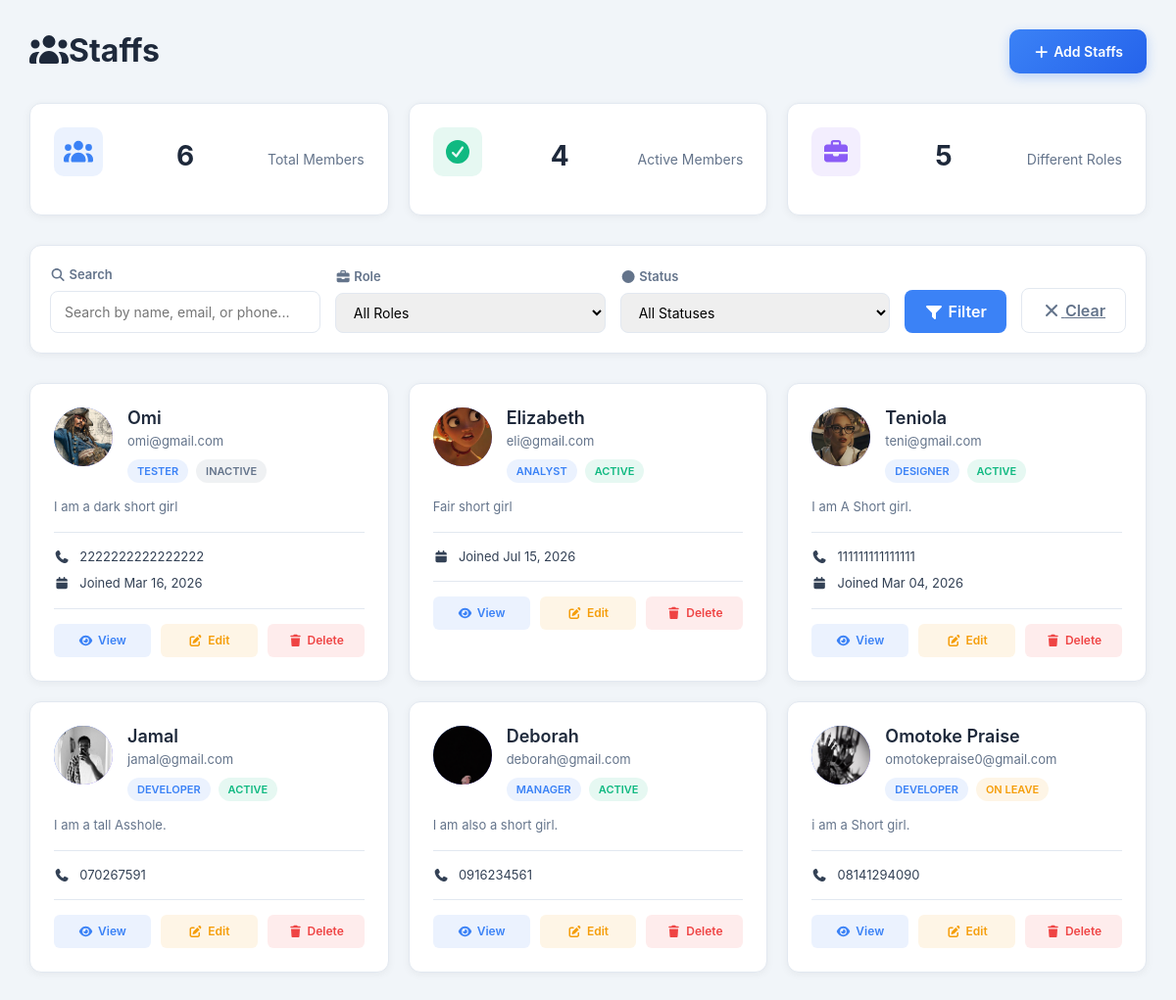
The page /members/ (signed in) on the database its author committed.
### Task/models.py (models this page shows, shortened)
class Member(models.Model):
    ROLE_CHOICES = [
        ('developer', 'Developer'),
        ('designer', 'Designer'),
        ('manager', 'Manager'),
        ('tester', 'Tester'),
        ('analyst', 'Analyst'),
        ('other', 'Other'),
    ]
    STATUS_CHOICES = [
        ('active', 'Active'),
        ('inactive', 'Inactive'),
        ('on_leave', 'On Leave'),
    ]
    user = models.ForeignKey(User, on_delete=models.CASCADE, related_name='team_members', null=True, blank=True)
    name = models.CharField(max_length=255)
    email = models.EmailField(unique=True)
    role = models.CharField(max_length=20, choices=ROLE_CHOICES, default='developer')
    status = models.CharField(max_length=20, choices=STATUS_CHOICES, default='active')
    phone = models.CharField(max_length=20, blank=True)
    avatar = models.ImageField(upload_to='member_avatars/', null=True, blank=True)
    bio = models.TextField(blank=True)
    joined_date = models.DateField(null=True, blank=True)
    projects = models.TextField(blank=True, help_text='Comma-separated project IDs')
    created_at = models.DateTimeField(auto_now_add=True)
    updated_at = models.DateTimeField(auto_now=True)
    class Meta:
        managed = True
        db_table = 'member'
        ordering = ['-created_at']

### Task/views.py (the view)
# urls.py: path('members/', views.members, name='members'),
@login_required
def members(request):
    from django.db.models import Q
    all_members = Member.objects.all()
    search_query = request.GET.get('search', '')
    filter_role = request.GET.get('role', 'all')
    filter_status = request.GET.get('status', 'all')
    if search_query:
        all_members = all_members.filter(
            Q(name__icontains=search_query) |
            Q(email__icontains=search_query) |
            Q(phone__icontains=search_query)
        )
    if filter_role != 'all':
        all_members = all_members.filter(role=filter_role)
    if filter_status != 'all':
        all_members = all_members.filter(status=filter_status)
    all_members = all_members.order_by('-created_at')
    total_members = Member.objects.count()
    active_count = Member.objects.filter(status='active').count()
    roles_count = Member.objects.values('role').distinct().count()
    paginator = Paginator(all_members, 10)
    page_number = request.GET.get('page')
    page_obj = paginator.get_page(page_number)
    context = {
        'members': page_obj,
        'page_obj': page_obj,
        'paginator': paginator,
        'total_members': total_members,
        'active_count': active_count,
        'roles_count': roles_count,
        'search_query': search_query,
        'filter_role': filter_role,
        'filter_status': filter_status,
        'role_choices': Member.ROLE_CHOICES,
        'status_choices': Member.STATUS_CHOICES,
    }
    return render(request, 'members.html', context)

### Task/templates/members.html (shortened to what this page needs)
{% extends "guest.html" %}
{% load static %}
{% load humanize %}
{% block content %}
<div class="members-container">
    <div class="members-header">
        <h1><i class="fa fa-users"></i>Staffs</h1>
        <button class="btn-add-member" data-bs-toggle="modal" data-bs-target="#addMemberModal">
            <i class="fa fa-plus"></i> Add Staffs
        </button>
    </div>
    <div class="stats-grid">
        <div class="stat-card">
            <div class="stat-card-icon total">
                <i class="fa fa-users"></i>
            </div>
            <h3>{{ total_members }}</h3>
            <p>Total Members</p>
        </div>
        <div class="stat-card">
            <div class="stat-card-icon active">
                <i class="fa fa-check-circle"></i>
            </div>
            <h3>{{ active_count }}</h3>
            <p>Active Members</p>
        </div>
        <div class="stat-card">
            <div class="stat-card-icon roles">
                <i class="fa fa-briefcase"></i>
            </div>
            <h3>{{ roles_count }}</h3>
            <p>Different Roles</p>
        </div>
    </div>
    <div class="filters-section">
        <form method="get" action="{% url 'members' %}">
            <div class="filters-row">
                <div class="filter-group">
                    <label><i class="fa fa-search"></i> Search</label>
                    <input type="text" name="search" value="{{ search_query }}" placeholder="Search by name, email, or phone...">
                </div>
                <div class="filter-group">
                    <label><i class="fa fa-briefcase"></i> Role</label>
                    <select name="role">
                        <option value="all">All Roles</option>
                    </select>
                </div>
                <div class="filter-group">
                    <label><i class="fa fa-circle"></i> Status</label>
                    <select name="status">
                        <option value="all">All Statuses</option>
                    </select>
                </div>
                <button type="submit" class="btn-filter">
                    <i class="fa fa-filter"></i> Filter
                </button>
                <a href="{% url 'members' %}" class="btn-clear">
                    <i class="fa fa-times"></i> Clear
                </a>
            </div>
        </form>
    </div>
    {% if members %}
    <div class="members-grid">
        {% for member in members %}
        <div class="member-card">
            <div class="member-card-header">
                <div class="member-avatar">
                    {% if member.avatar %}
                    <img src="{{ member.avatar.url }}" alt="{{ member.name }}">
                    {% else %}
                    {{ member.name|first|upper }}
                    {% endif %}
                </div>
                <div class="member-info">
                    <h3 class="member-name">{{ member.name }}</h3>
                    <p class="member-email">{{ member.email }}</p>
                    <div class="member-badges">
                        <span class="badge-role">{{ member.get_role_display }}</span>
                        <span class="badge-status {{ member.status }}">{{ member.get_status_display }}</span>
                    </div>
                </div>
            </div>
            {% if member.bio %}
            <p class="member-bio">{{ member.bio }}</p>
            {% endif %}
            <div class="member-details">
                {% if member.phone %}
                <div class="member-detail-row">
                    <i class="fa fa-phone"></i>
                    <span>{{ member.phone }}</span>
                </div>
                {% endif %}
                {% if member.joined_date %}
                <div class="member-detail-row">
                    <i class="fa fa-calendar"></i>
                    <span>Joined {{ member.joined_date|date:"M d, Y" }}</span>
                </div>
                {% endif %}
            </div>
            <div class="member-actions">
                <button class="btn-member-action btn-view" onclick="viewMember({{ member.id }})">
                    <i class="fa fa-eye"></i> View
                </button>
                <button class="btn-member-action btn-edit" onclick="editMember({{ member.id }})">
                    <i class="fa fa-edit"></i> Edit
                </button>
                <button class="btn-member-action btn-delete" onclick="deleteMember({{ member.id }}, '{{ member.name }}')">
                    <i class="fa fa-trash"></i> Delete
                </button>
            </div>
        </div>
        {% endfor %}
    </div>
    {% endif %}
</div>
{% endblock content %}

### Task/templates/guest.html (shortened to what this page needs)
{% load static %}
<!DOCTYPE html>
<html lang="en">
<head>
    <link href="https://cdn.jsdelivr.net/npm/bootstrap@5.3.8/dist/css/bootstrap.min.css" rel="stylesheet">
    <link rel="stylesheet" href="https://cdnjs.cloudflare.com/ajax/libs/font-awesome/7.0.1/css/all.min.css" />
    <link rel="stylesheet" href="{% static 'css/style.css' %}">
</head>
<body>
    {% block content %}{% endblock content %}
</body>
</html>

### Task/static/css/style.css (style rules this page uses)
:root { --primary-color: #1e293b; --accent-color: #3b82f6; --success-color: #10b981; --warning-color: #f59e0b; --danger-color: #ef4444; --light-bg: #f8fafc; --border-color: #e2e8f0; --text-dark: #334155; --text-light: #64748b; }
* { margin: 0; padding: 0; box-sizing: border-box; }
body { font-family: 'Inter', sans-serif; background-color: #f1f5f9; color: var(--text-dark); }
.stats-grid { display: grid; grid-template-columns: repeat(auto-fit, minmax(240px, 1fr)); gap: 20px; margin-bottom: 30px; }
.stat-card { background: white; border-radius: 15px; padding: 25px; box-shadow: 0 2px 5px rgba(0, 0, 0, 0.03); transition: transform 0.3s ease, box-shadow 0.3s ease; display: flex; align-items: center; justify-content: space-between; }

### rows shown on the page
Member: avatar (picture), name "Omi", email "omi@gmail.com", role "TESTER", status "INACTIVE", bio "I am a dark short girl", phone "2222222222222222", joined_date "Mar 16, 2026"
Member: avatar (picture), name "Elizabeth", email "eli@gmail.com", role "ANALYST", status "ACTIVE", bio "Fair short girl", joined_date "Jul 15, 2026"
Member: avatar (picture), name "Teniola", email "teni@gmail.com", role "DESIGNER", status "ACTIVE", bio "I am A Short girl.", phone "111111111111111", joined_date "Mar 04, 2026"
Member: avatar (picture), name "Jamal", email "jamal@gmail.com", role "DEVELOPER", status "ACTIVE", bio "I am a tall Asshole.", phone "070267591"
Member: avatar (picture), name "Deborah", email "deborah@gmail.com", role "MANAGER", status "ACTIVE", bio "I am also a short girl.", phone "0916234561"
Member: avatar (picture), name "Omotoke Praise", email "omotokepraise0@gmail.com", role "DEVELOPER", status "ON LEAVE", bio "i am a Short girl.", phone "08141294090"

### other values the page prints
{{ total_members }} "6"
{{ active_count }} "4"
{{ roles_count }} "5"
